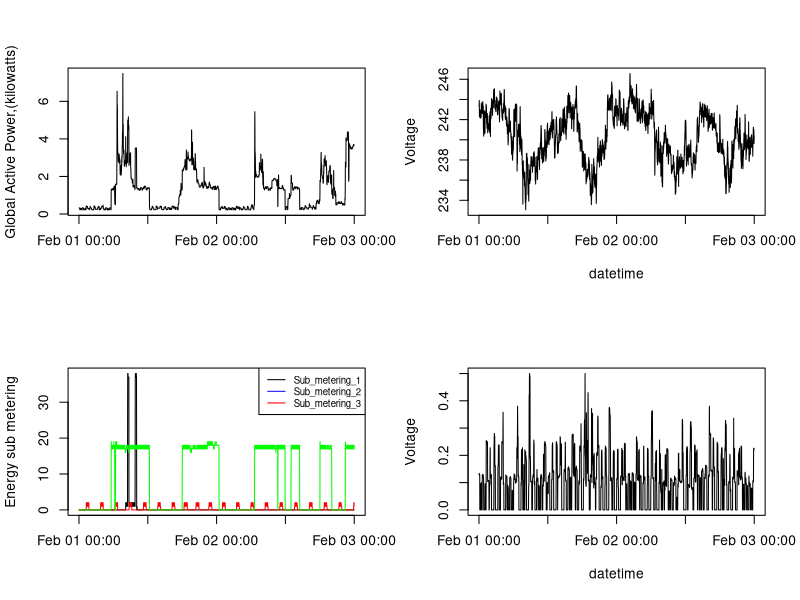

Here is the R script that generated this plot:
library(dplyr)
library(ggplot2)
library(data.table)
library(lubridate)

#Read data
consumpt<-fread('consumpt_1-2Feb2007.csv',na.strings=c("?",",,"))

#Convert dates to POSIX
consumpt$Date<-dmy_hms(paste(consumpt$Date,consumpt$Time))

#Creating 4 plot functions
plot1<-function(df){
  #Make a plot
  plot(df$Date, 
       df$Global_active_power,
       type="l",
       xlab='',
       ylab='Global Active Power,(kilowatts)',
       main='')
  
}   

plot2<-function(df){
  plot(df$Date, 
       df$Voltage,
       type="l",
       xlab='datetime',
       ylab='Voltage',
       main='')
  
}
    
plot3<-function(df){
#Make a plot with 1st submetering
plot(x=df$Date,
     y=df$Sub_metering_1,
     type="l",
     xlab='',
     ylab='Energy sub metering',
     main='')

#Adding 2 submetering lines
lines(df$Date,df$Sub_metering_2,col='red')
lines(df$Date,df$Sub_metering_3,col='green')

#Adding Legend
legend("topright" ,lty=1,col = c('black',"blue", "red"), cex=.7,legend = c("Sub_metering_1", "Sub_metering_2","Sub_metering_3"))
}

plot4<-function(df){
  plot(df$Date, 
       df$Global_reactive_power,
       type="l",
       xlab='datetime',
       ylab='Voltage',
       main='')
}


#Set multiple plots 
par(mfrow = c(2, 2))

plot1(consumpt)
plot2(consumpt)
plot3(consumpt)
plot4(consumpt)


#Copy Plot to PNG file
dev.copy(png, file = "plot4.png",width=480,height=480)
dev.off()



